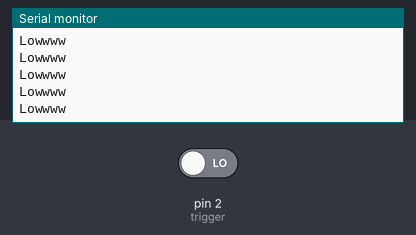
Simulated run of this sketch. Board: Arduino Uno, built with avr-gcc and run on an emulated ATmega328P. On the bench: the last lines printed to the serial monitor. The test bench sets the inputs (shaded band); at power-on: pin 2 (trigger) LOW.

Above: at 1.2 s.
1.3 s: pin 2 (trigger) driven HIGH
At 2.0 s:
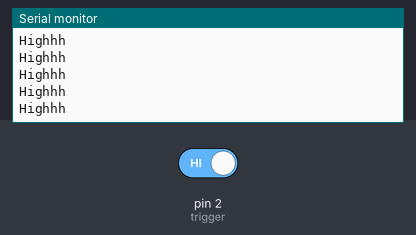
3.2 s: pin 2 (trigger) driven LOW
At 4.2 s:
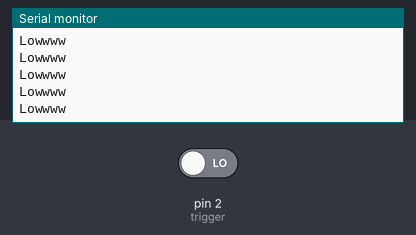
9.2 s: pin 2 (trigger) driven HIGH
At 9.7 s:
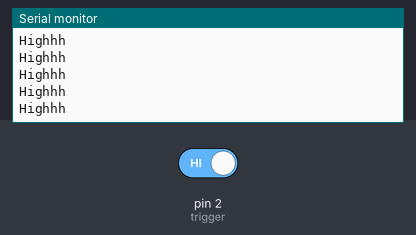
15.2 s: pin 2 (trigger) driven LOW
At 15.8 s:
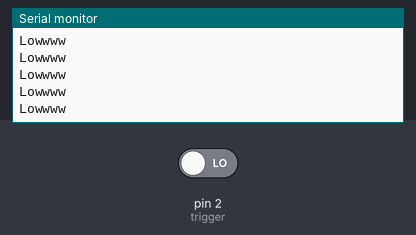
18.2 s: pin 2 (trigger) driven HIGH
At 19.3 s:
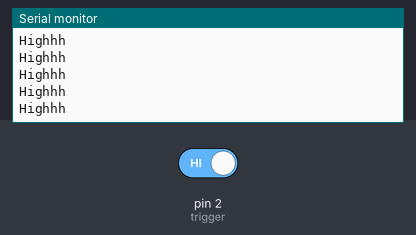

Measured:
- after the input at 1.3 s, the serial monitor: prints a new line after 0.07 s (image 1)
- after the input at 9.2 s, the serial monitor: prints a new line after 0.07 s (image 3)
- after the input at 15.2 s, the serial monitor: prints a new line after 0.08 s (image 4)

The sketch:

Slave.ino
```cpp
#define trigger 2

void setup() {
  pinMode(trigger, INPUT);
  Serial.begin(9600);
}

void loop() {
  if(digitalRead(trigger) == HIGH){
    Serial.println("Highhh");
  }

  else{
    Serial.println("Lowwww");
  }
}
```
